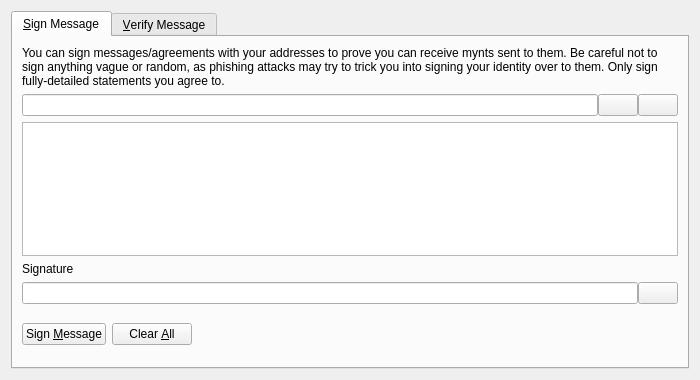
<?xml version="1.0" encoding="UTF-8"?>
<ui version="4.0">
 <class>SignVerifyMessageDialog</class>
 <widget class="QDialog" name="SignVerifyMessageDialog">
  <property name="geometry">
   <rect>
    <x>0</x>
    <y>0</y>
    <width>700</width>
    <height>380</height>
   </rect>
  </property>
  <property name="windowTitle">
   <string>Signatures - Sign / Verify a Message</string>
  </property>
  <property name="modal">
   <bool>true</bool>
  </property>
  <layout class="QVBoxLayout" name="verticalLayout">
   <item>
    <widget class="QTabWidget" name="tabWidget">
     <property name="currentIndex">
      <number>0</number>
     </property>
     <widget class="QWidget" name="tabSignMessage">
      <attribute name="title">
       <string>&amp;Sign Message</string>
      </attribute>
      <layout class="QVBoxLayout" name="verticalLayout_SM">
       <item>
        <widget class="QLabel" name="infoLabel_SM">
         <property name="text">
          <string>You can sign messages/agreements with your addresses to prove you can receive mynts sent to them. Be careful not to sign anything vague or random, as phishing attacks may try to trick you into signing your identity over to them. Only sign fully-detailed statements you agree to.</string>
         </property>
         <property name="textFormat">
          <enum>Qt::PlainText</enum>
         </property>
         <property name="wordWrap">
          <bool>true</bool>
         </property>
        </widget>
       </item>
       <item>
        <layout class="QHBoxLayout" name="horizontalLayout_1_SM">
         <property name="spacing">
          <number>0</number>
         </property>
         <item>
          <widget class="QValidatedLineEdit" name="addressIn_SM">
           <property name="toolTip">
            <string>The Mynt address to sign the message with</string>
           </property>
          </widget>
         </item>
         <item>
          <widget class="QPushButton" name="addressBookButton_SM">
           <property name="toolTip">
            <string>Choose previously used address</string>
           </property>
           <property name="text">
            <string/>
           </property>
           <property name="icon">
            <iconset resource="../mynt.qrc">
             <normaloff>:/icons/address-book</normaloff>:/icons/address-book</iconset>
           </property>
           <property name="shortcut">
            <string>Alt+A</string>
           </property>
           <property name="autoDefault">
            <bool>false</bool>
           </property>
          </widget>
         </item>
         <item>
          <widget class="QPushButton" name="pasteButton_SM">
           <property name="toolTip">
            <string>Paste address from clipboard</string>
           </property>
           <property name="text">
            <string/>
           </property>
           <property name="icon">
            <iconset resource="../mynt.qrc">
             <normaloff>:/icons/editpaste</normaloff>:/icons/editpaste</iconset>
           </property>
           <property name="shortcut">
            <string>Alt+P</string>
           </property>
           <property name="autoDefault">
            <bool>false</bool>
           </property>
          </widget>
         </item>
        </layout>
       </item>
       <item>
        <widget class="QPlainTextEdit" name="messageIn_SM">
         <property name="toolTip">
          <string>Enter the message you want to sign here</string>
         </property>
        </widget>
       </item>
       <item>
        <widget class="QLabel" name="signatureLabel_SM">
         <property name="text">
          <string>Signature</string>
         </property>
         <property name="textFormat">
          <enum>Qt::PlainText</enum>
         </property>
        </widget>
       </item>
       <item>
        <layout class="QHBoxLayout" name="horizontalLayout_2_SM">
         <property name="spacing">
          <number>0</number>
         </property>
         <item>
          <widget class="QLineEdit" name="signatureOut_SM">
           <property name="font">
            <font>
             <italic>true</italic>
            </font>
           </property>
           <property name="readOnly">
            <bool>true</bool>
           </property>
          </widget>
         </item>
         <item>
          <widget class="QPushButton" name="copySignatureButton_SM">
           <property name="toolTip">
            <string>Copy the current signature to the system clipboard</string>
           </property>
           <property name="text">
            <string/>
           </property>
           <property name="icon">
            <iconset resource="../mynt.qrc">
             <normaloff>:/icons/editcopy</normaloff>:/icons/editcopy</iconset>
           </property>
           <property name="autoDefault">
            <bool>false</bool>
           </property>
          </widget>
         </item>
        </layout>
       </item>
       <item>
        <layout class="QHBoxLayout" name="horizontalLayout_3_SM">
         <item>
          <widget class="QPushButton" name="signMessageButton_SM">
           <property name="toolTip">
            <string>Sign the message to prove you own this Mynt address</string>
           </property>
           <property name="text">
            <string>Sign &amp;Message</string>
           </property>
           <property name="icon">
            <iconset resource="../mynt.qrc">
             <normaloff>:/icons/edit</normaloff>:/icons/edit</iconset>
           </property>
           <property name="autoDefault">
            <bool>false</bool>
           </property>
          </widget>
         </item>
         <item>
          <widget class="QPushButton" name="clearButton_SM">
           <property name="toolTip">
            <string>Reset all sign message fields</string>
           </property>
           <property name="text">
            <string>Clear &amp;All</string>
           </property>
           <property name="icon">
            <iconset resource="../mynt.qrc">
             <normaloff>:/icons/remove</normaloff>:/icons/remove</iconset>
           </property>
           <property name="autoDefault">
            <bool>false</bool>
           </property>
          </widget>
         </item>
         <item>
          <spacer name="horizontalSpacer_1_SM">
           <property name="orientation">
            <enum>Qt::Horizontal</enum>
           </property>
           <property name="sizeHint" stdset="0">
            <size>
             <width>40</width>
             <height>48</height>
            </size>
           </property>
          </spacer>
         </item>
         <item>
          <widget class="QLabel" name="statusLabel_SM">
           <property name="font">
            <font>
             <weight>75</weight>
             <bold>true</bold>
            </font>
           </property>
           <property name="text">
            <string/>
           </property>
           <property name="wordWrap">
            <bool>true</bool>
           </property>
          </widget>
         </item>
         <item>
          <spacer name="horizontalSpacer_2_SM">
           <property name="orientation">
            <enum>Qt::Horizontal</enum>
           </property>
           <property name="sizeHint" stdset="0">
            <size>
             <width>40</width>
             <height>48</height>
            </size>
           </property>
          </spacer>
         </item>
        </layout>
       </item>
      </layout>
     </widget>
     <widget class="QWidget" name="tabVerifyMessage">
      <attribute name="title">
       <string>&amp;Verify Message</string>
      </attribute>
      <layout class="QVBoxLayout" name="verticalLayout_VM">
       <item>
        <widget class="QLabel" name="infoLabel_VM">
         <property name="text">
          <string>Enter the receiver's address, message (ensure you copy line breaks, spaces, tabs, etc. exactly) and signature below to verify the message. Be careful not to read more into the signature than what is in the signed message itself, to avoid being tricked by a man-in-the-middle attack. Note that this only proves the signing party receives with the address, it cannot prove sendership of any transaction!</string>
         </property>
         <property name="textFormat">
          <enum>Qt::PlainText</enum>
         </property>
         <property name="alignment">
          <set>Qt::AlignLeading|Qt::AlignLeft|Qt::AlignTop</set>
         </property>
         <property name="wordWrap">
          <bool>true</bool>
         </property>
        </widget>
       </item>
       <item>
        <layout class="QHBoxLayout" name="horizontalLayout_1_VM">
         <property name="spacing">
          <number>0</number>
         </property>
         <item>
          <widget class="QValidatedLineEdit" name="addressIn_VM">
           <property name="toolTip">
            <string>The Mynt address the message was signed with</string>
           </property>
          </widget>
         </item>
         <item>
          <widget class="QPushButton" name="addressBookButton_VM">
           <property name="toolTip">
            <string>Choose previously used address</string>
           </property>
           <property name="text">
            <string/>
           </property>
           <property name="icon">
            <iconset resource="../mynt.qrc">
             <normaloff>:/icons/address-book</normaloff>:/icons/address-book</iconset>
           </property>
           <property name="shortcut">
            <string>Alt+A</string>
           </property>
           <property name="autoDefault">
            <bool>false</bool>
           </property>
          </widget>
         </item>
        </layout>
       </item>
       <item>
        <widget class="QPlainTextEdit" name="messageIn_VM"/>
       </item>
       <item>
        <widget class="QValidatedLineEdit" name="signatureIn_VM"/>
       </item>
       <item>
        <layout class="QHBoxLayout" name="horizontalLayout_2_VM">
         <item>
          <widget class="QPushButton" name="verifyMessageButton_VM">
           <property name="toolTip">
            <string>Verify the message to ensure it was signed with the specified Mynt address</string>
           </property>
           <property name="text">
            <string>Verify &amp;Message</string>
           </property>
           <property name="icon">
            <iconset resource="../mynt.qrc">
             <normaloff>:/icons/transaction_0</normaloff>:/icons/transaction_0</iconset>
           </property>
           <property name="autoDefault">
            <bool>false</bool>
           </property>
          </widget>
         </item>
         <item>
          <widget class="QPushButton" name="clearButton_VM">
           <property name="toolTip">
            <string>Reset all verify message fields</string>
           </property>
           <property name="text">
            <string>Clear &amp;All</string>
           </property>
           <property name="icon">
            <iconset resource="../mynt.qrc">
             <normaloff>:/icons/remove</normaloff>:/icons/remove</iconset>
           </property>
           <property name="autoDefault">
            <bool>false</bool>
           </property>
          </widget>
         </item>
         <item>
          <spacer name="horizontalSpacer_1_VM">
           <property name="orientation">
            <enum>Qt::Horizontal</enum>
           </property>
           <property name="sizeHint" stdset="0">
            <size>
             <width>40</width>
             <height>48</height>
            </size>
           </property>
          </spacer>
         </item>
         <item>
          <widget class="QLabel" name="statusLabel_VM">
           <property name="font">
            <font>
             <weight>75</weight>
             <bold>true</bold>
            </font>
           </property>
           <property name="text">
            <string/>
           </property>
           <property name="wordWrap">
            <bool>true</bool>
           </property>
          </widget>
         </item>
         <item>
          <spacer name="horizontalSpacer_2_VM">
           <property name="orientation">
            <enum>Qt::Horizontal</enum>
           </property>
           <property name="sizeHint" stdset="0">
            <size>
             <width>40</width>
             <height>48</height>
            </size>
           </property>
          </spacer>
         </item>
        </layout>
       </item>
      </layout>
     </widget>
    </widget>
   </item>
  </layout>
 </widget>
 <customwidgets>
  <customwidget>
   <class>QValidatedLineEdit</class>
   <extends>QLineEdit</extends>
   <header>qvalidatedlineedit.h</header>
  </customwidget>
 </customwidgets>
 <resources>
  <include location="../mynt.qrc"/>
 </resources>
 <connections/>
</ui>
